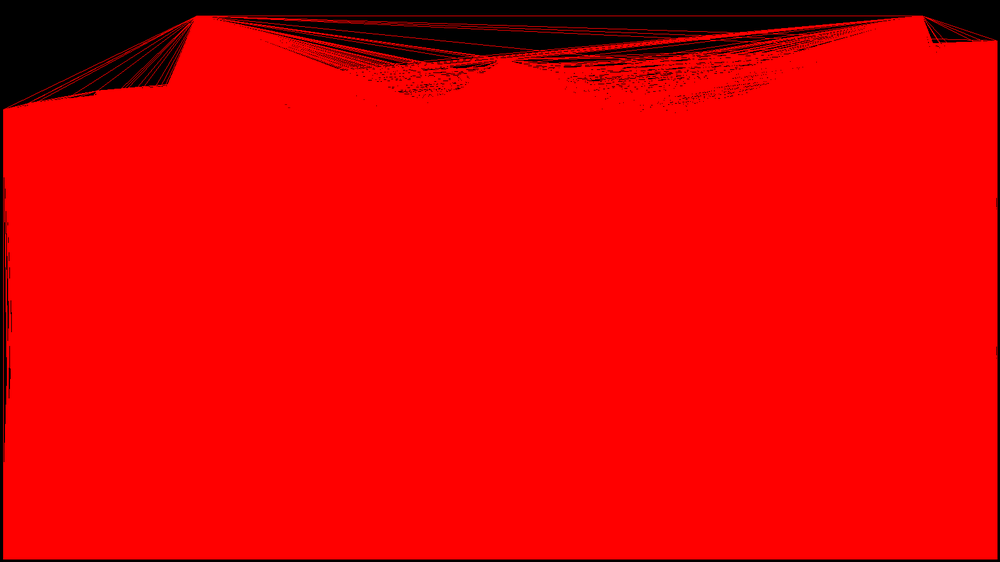
#> input picture uploads/connected_lines_transparent.png, 1000 x 562 px, shrunk from 1600 x 900 before the run
$ python suggestion.py
#> lines starting #> are read from the running program, lines starting #| are printed output that depends on the picture; after the words box and inside, x2 and y2 are one past the last pixel; in counts of white or black regions, pixels touching at a corner belong together
import cv2
import numpy as np
import matplotlib.pyplot as plt

def suggest_camera_position(image_path, output_file_path):
    """
    Suggest camera placement based on detected lines in the image and save the results to a text file.

    Parameters:
    - image_path: str, path to the input image with detected lines.
    - output_file_path: str, path to the text file where the results will be written.
    """
#> called with image_path = 'uploads/connected_lines_transparent.png', output_file_path = 'uploads/camera_suggestions.txt'
    # Step 1: Read the image with lines
    image = cv2.imread(image_path)
#> image is the input picture: shape (562, 1000, 3); mean B, G, R 0, 0, 229.5
    if image is None:
        print(f"Error: Unable to read the image at {image_path}.")
        return

    # Step 2: Convert to grayscale for edge detection
    gray_image = cv2.cvtColor(image, cv2.COLOR_BGR2GRAY)
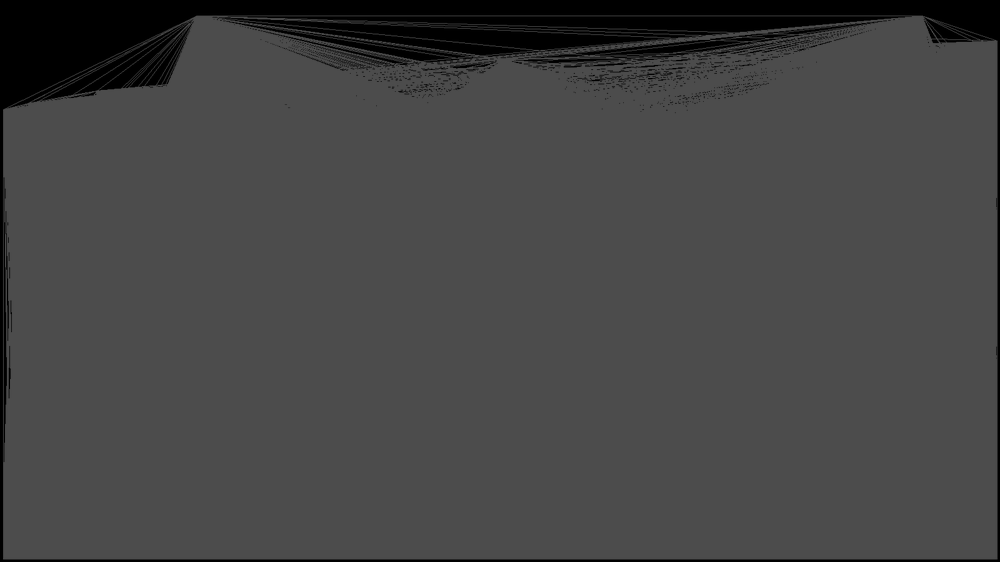
#> gray_image: shape (562, 1000); min 0, max 76, mean 68.4

    # Step 3: Detect edges using Canny
    edges = cv2.Canny(gray_image, 50, 150, apertureSize=3)
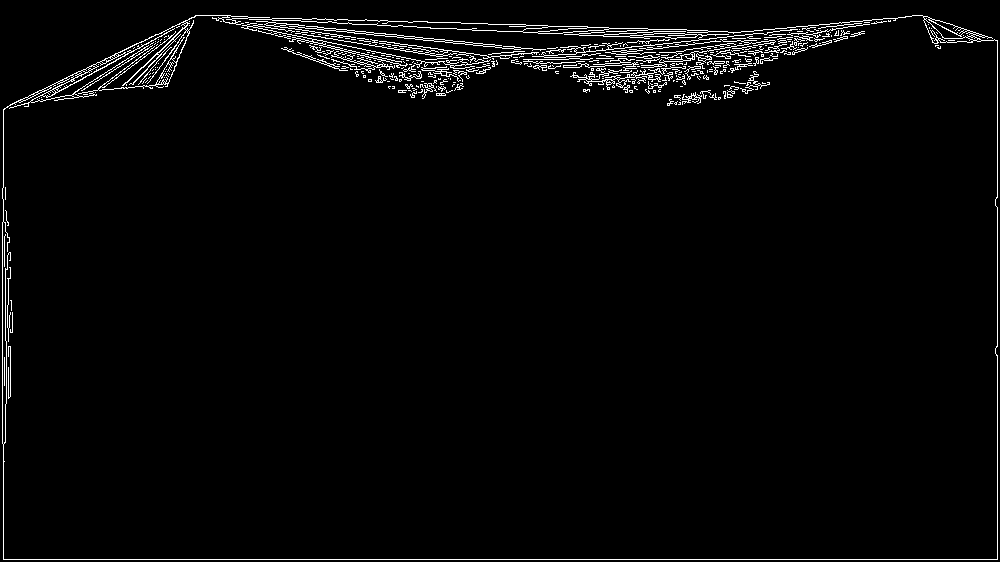
#> edges: shape (562, 1000); 2.5% white in thin lines or dots

    # Step 4: Detect lines using Hough Transform
    lines = cv2.HoughLinesP(edges, 1, np.pi / 180, threshold=100, minLineLength=50, maxLineGap=20)
#> lines = 80 rows, first 6: [3, 559, 997, 559], [997, 558, 997, 40], [25, 97, 167, 84], [466, 55, 922, 15], [582, 55, 814, 47], [200, 15, 428, 22]

    # Initialize variables for vanishing point calculation
    slopes = []
    intercepts = []

    if lines is not None:
        # Extract line parameters and calculate slopes and intercepts
        for line in lines:
            x1, y1, x2, y2 = line[0]
            if x2 - x1 != 0:  # Avoid division by zero
                slope = (y2 - y1) / (x2 - x1)
                intercept = y1 - slope * x1
                slopes.append(slope)
                intercepts.append(intercept)
#> this loop made 80 passes
#> (x1, y1, x2, y2, slope, intercept) on passes 1, 3, 4, 5, 6, 7, 8, 9, 10, 11, 12, 13: (3, 559, 997, 559, 0, 559), (25, 97, 167, 84, -0.0915, 99.29), (466, 55, 922, 15, -0.0877, 95.88), (582, 55, 814, 47, -0.0345, 75.07), (200, 15, 428, 22, 0.0307, 8.86), (451, 22, 740, 32, 0.0346, 6.39), (100, 61, 178, 58, -0.0385, 64.85), (195, 15, 503, 31, 0.0519, 4.87), (550, 50, 860, 34, -0.0516, 78.39), (266, 23, 732, 72, 0.105, -4.97), (619, 33, 684, 33, 0, 33), (324, 64, 624, 48, -0.0533, 81.28)
#> (x1, y1, x2, y2) on passes 2, 17, 20: (997, 558, 997, 40), (3, 221, 3, 109), (2, 443, 2, 222)
#> after the loop, intercepts = 77 values, max 670 at index 35, min -28.23 at index 70, mean 83.98; slopes = 77 values, max 0.229 at index 70, min -56 at index 35, mean -1.41

    # Step 5: Estimate vanishing points (simplified by averaging the slopes and intercepts)
    if slopes:
        avg_slope = np.median(slopes)
#> avg_slope = -0.0351
        avg_intercept = np.median(intercepts)
#> avg_intercept = 76.57
        # The vanishing point can be approximated by finding the intersection of average lines
        vp_x = int(-avg_intercept / avg_slope) if avg_slope != 0 else 0
#> vp_x = 2182
        vp_y = int(avg_intercept)
#> vp_y = 76
        vanishing_point = (vp_x, vp_y)
#> vanishing_point = (2182, 76)
        print(f"Estimated vanishing point at: {vanishing_point}")
#| Estimated vanishing point at: (2182, 76)

        # Step 6: Suggest camera placement based on vanishing point and line analysis
        suggested_position = (vp_x, image.shape[0] // 3)  # Position camera a third from the top
#> suggested_position = (2182, 187)
        suggested_angle = np.degrees(np.arctan(avg_slope))  # Convert slope to degrees
#> suggested_angle = -2.01
        print(f"Suggested camera position: {suggested_position}, Suggested angle: {suggested_angle:.2f}°")
#| Suggested camera position: (2182, 187), Suggested angle: -2.01°

        # Step 7: Write the results to a text file
        with open(output_file_path, 'w') as file:
            file.write(f"Estimated vanishing point: {vanishing_point}\n")
            file.write(f"Suggested camera position: {suggested_position}\n")
            file.write(f"Suggested camera angle: {suggested_angle:.2f}°\n")

        # Step 8: Visualize suggestions on the image
        result_image = image.copy()
        cv2.circle(result_image, vanishing_point, 10, (0, 255, 0), -1)  # Mark vanishing point
        cv2.putText(result_image, 'Suggested Camera Position', suggested_position, cv2.FONT_HERSHEY_SIMPLEX, 0.7, (255, 0, 0), 2)
        cv2.arrowedLine(result_image, (image.shape[1] // 2, image.shape[0]), suggested_position, (255, 0, 0), 2)  # Indicate camera direction
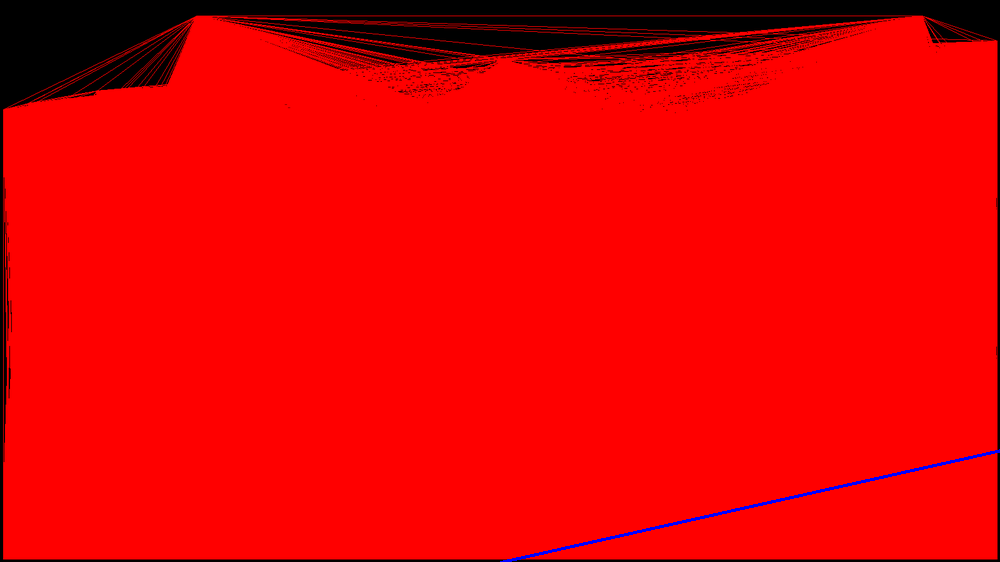
#> result_image: shape (562, 1000, 3); 0.27% of pixels changed, all inside (x1, y1, x2, y2) = (500, 449, 1000, 562)

        # Display the result
        plt.figure(figsize=(10, 8))
        plt.imshow(cv2.cvtColor(result_image, cv2.COLOR_BGR2RGB))
        plt.title('Camera Position Suggestion')
        plt.axis('off')
        plt.show()

    else:
        print("No lines detected. Unable to suggest camera position.")
        # Write error message to the file as well
        with open(output_file_path, 'w') as file:
            file.write("No lines detected. Unable to suggest camera position.\n")

# Example usage
input_line_image_path = 'uploads/connected_lines_transparent.png'  # Use the generated image with connected lines
output_text_file_path = 'uploads/camera_suggestions.txt'  # Path to the text file
suggest_camera_position(input_line_image_path, output_text_file_path)

$ run again, with uploads/connected_lines_with_blue.png copied over uploads/connected_lines_transparent.png
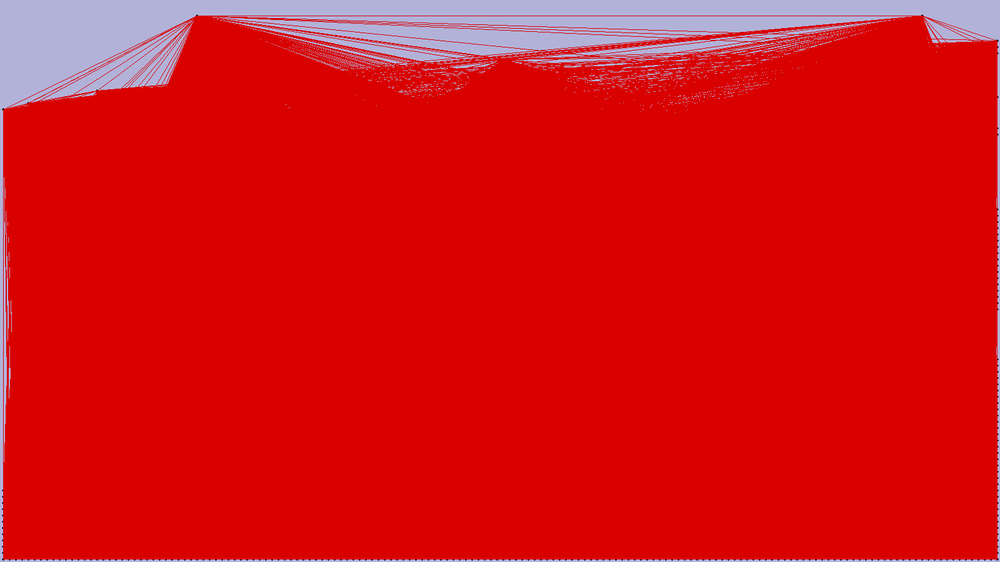
#> input picture uploads/connected_lines_with_blue.png, 1000 x 562 px, shrunk from 1600 x 900 before the run
#> in suggest_camera_position, image is the input picture: shape (562, 1000, 3); mean B, G, R 21.9, 17.9, 213
#> in suggest_camera_position, `edges = cv2.Canny(gray_image, 50, 150, apertureSize=3)`:
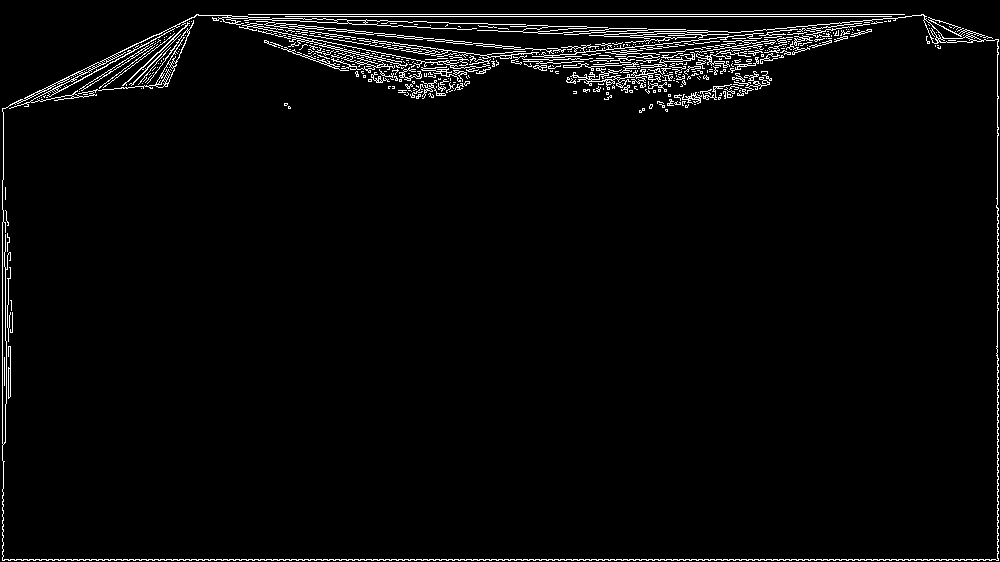
#> edges: shape (562, 1000); 3% white in thin lines or dots
#> lines = 103 rows, first 6: [2, 559, 998, 559], [248, 14, 923, 14], [285, 16, 926, 16], [2, 560, 998, 560], [997, 558, 997, 39], [332, 67, 905, 17]
#> the loop in suggest_camera_position, `for line in lines:` made 103 passes
#> (x1, y1, x2, y2, slope, intercept) on passes 1, 2, 3, 4, 6, 7, 8, 9: (2, 559, 998, 559, 0, 559), (248, 14, 923, 14, 0, 14), (285, 16, 926, 16, 0, 16), (2, 560, 998, 560, 0, 560), (332, 67, 905, 17, -0.0873, 95.97), (209, 15, 590, 55, 0.105, -6.94), (542, 52, 768, 76, 0.106, -5.56), (647, 47, 749, 40, -0.0686, 91.4)
#> after the loop in suggest_camera_position, `for line in lines:`: intercepts = 97 values, max 560 at index 3, min -23.94 at index 68, mean 67.66; slopes = 97 values, max 37.33 at index 92, min -0.531 at index 79, mean 0.368
#> avg_slope = -0.0169
#> avg_intercept = 62.63
#> vp_x = 3695
#> vp_y = 62
#> vanishing_point = (3695, 62)
#| Estimated vanishing point at: (3695, 62)
#> suggested_position = (3695, 187)
#> suggested_angle = -0.971
#| Suggested camera position: (3695, 187), Suggested angle: -0.97°
#> in suggest_camera_position, `cv2.arrowedLine(result_image, (image.shape[1] // 2, image.shape[0]), s..`:
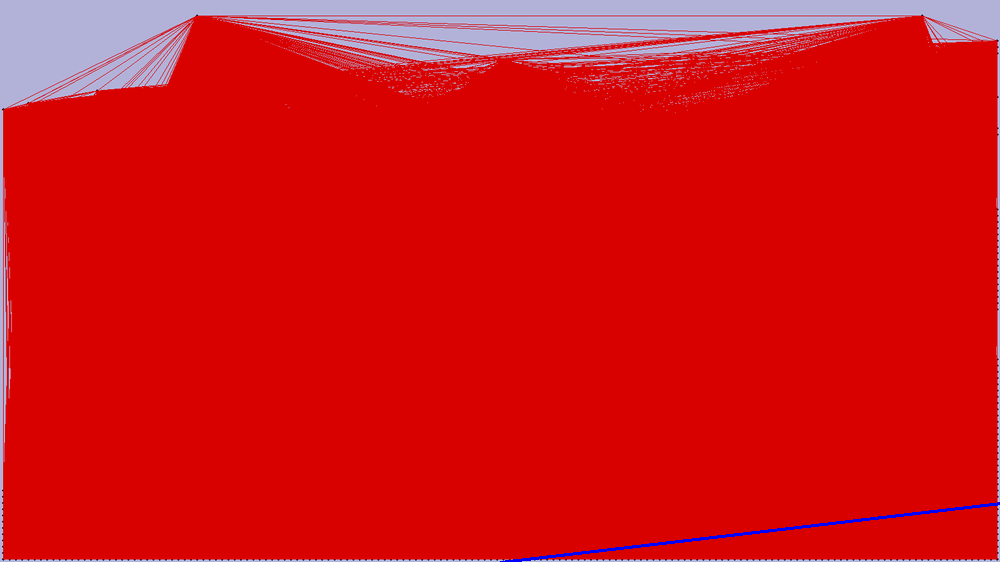
#> result_image: shape (562, 1000, 3); 0.27% of pixels changed, all inside (x1, y1, x2, y2) = (500, 502, 1000, 562)
